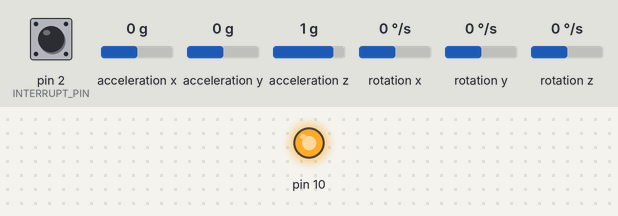
Recording of a sketch running on a simulated Arduino Uno, built with avr-gcc and run on an emulated ATmega328P. On the bench: output pins drawn as LEDs (lit = HIGH). The test bench sets the inputs (shaded band); at power-on: pin 2 (INTERRUPT_PIN) LOW, acceleration x 0 g, acceleration y 0 g, acceleration z 1 g, rotation x 0 °/s, rotation y 0 °/s, rotation z 0 °/s. The sensor or clock chip raises its interrupt line as the real part does; what the sketch prints to the serial monitor is not drawn.

Above: at 0.1 s.
At 0.6 s:
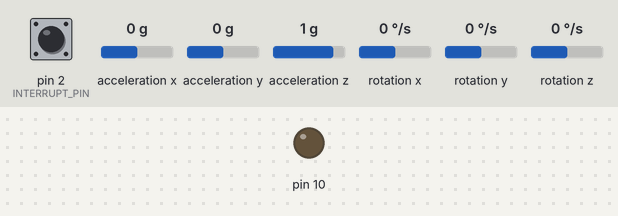
Timing chart, 0 to 2.1 s (numbered marks = the images above):
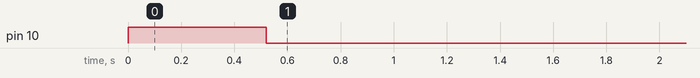

The sketch:

new_dmp_spi_v1.1.ino
```cpp
// uncomment "OUTPUT_READABLE_EULER" if you want to see Euler angles
// (in degrees) calculated from the quaternions coming from the FIFO.
// Note that Euler angles suffer from gimbal lock (for more info, see
// http://en.wikipedia.org/wiki/Gimbal_lock)
//#define OUTPUT_READABLE_EULER

// uncomment "OUTPUT_READABLE_YAWPITCHROLL" if you want to see the yaw/
// pitch/roll angles (in degrees) calculated from the quaternions coming
// from the FIFO. Note this also requires gravity vector calculations.
// Also note that yaw/pitch/roll angles suffer from gimbal lock (for
// more info, see: http://en.wikipedia.org/wiki/Gimbal_lock)
#define OUTPUT_READABLE_YAWPITCHROLL

// uncomment "OUTPUT_READABLE_REALACCEL" if you want to see acceleration
// components with gravity removed. This acceleration reference frame is
// not compensated for orientation, so +X is always +X according to the
// sensor, just without the effects of gravity. If you want acceleration
// compensated for orientation, us OUTPUT_READABLE_WORLDACCEL instead.
//#define OUTPUT_READABLE_REALACCEL

#include <SPI.h>
#include <Wire.h>
//#include <math.h>
#include "I2Cdev.h"
#include "MPU6050_6Axis_MotionApps20.h"
#if I2CDEV_IMPLEMENTATION == I2CDEV_ARDUINO_WIRE
#include "Wire.h"
#endif
MPU6050 mpu;
#define INTERRUPT_PIN 2  // use pin 2 on Arduino Uno & most boards

// MPU control/status vars
bool dmpReady = false;  // set true if DMP init was successful
uint8_t mpuIntStatus;   // holds actual interrupt status byte from MPU
uint8_t devStatus;      // return status after each device operation (0 = success, !0 = error)
uint16_t packetSize;    // expected DMP packet size (default is 42 bytes)
uint16_t fifoCount;     // count of all bytes currently in FIFO
uint8_t fifoBuffer[64]; // FIFO storage buffer

// orientation/motion vars
Quaternion q;           // [w, x, y, z]         quaternion container
VectorInt16 aa;         // [x, y, z]            accel sensor measurements
VectorInt16 aaReal;     // [x, y, z]            gravity-free accel sensor measurements
VectorInt16 aaWorld;    // [x, y, z]            world-frame accel sensor measurements
VectorFloat gravity;    // [x, y, z]            gravity vector
float euler[3];         // [psi, theta, phi]    Euler angle container
float ypr[3];           // [yaw, pitch, roll]   yaw/pitch/roll container and gravity vector
float y;
int flag_setpoint = 0;
int x;

// packet structure for InvenSense teapot demo
//uint8_t teapotPacket[14] = { '$', 0x02, 0,0, 0,0, 0,0, 0,0, 0x00, 0x00, '\r', '\n' };


// ================================================================
// ===               INTERRUPT DETECTION ROUTINE                ===
// ================================================================

volatile bool mpuInterrupt = false;     // indicates whether MPU interrupt pin has gone high
void dmpDataReady() {
  mpuInterrupt = true;
}


// ================================================================
// ===                      INITIAL SETUP                       ===
// ================================================================

void setup() {

  // join I2C bus (I2Cdev library doesn't do this automatically)
#if I2CDEV_IMPLEMENTATION == I2CDEV_ARDUINO_WIRE
  Wire.begin();
  x = millis();
  Wire.setClock(400000); // 400kHz I2C clock. Comment this line if having compilation difficulties
#elif I2CDEV_IMPLEMENTATION == I2CDEV_BUILTIN_FASTWIRE
  Fastwire::setup(400, true);
#endif

  // initialize serial communication
  // (115200 chosen because it is required for Teapot Demo output, but it's
  // really up to you depending on your project)
  Serial.begin(115200);
  digitalWrite(SS, HIGH);
  SPI.begin ();
  SPI.setClockDivider(SPI_CLOCK_DIV8);
  while (!Serial); // wait for Leonardo enumeration, others continue immediately

  // NOTE: 8MHz or slower host processors, like the Teensy @ 3.3V or Arduino
  // Pro Mini running at 3.3V, cannot handle this baud rate reliably due to
  // the baud timing being too misaligned with processor ticks. You must use
  // 38400 or slower in these cases, or use some kind of external separate
  // crystal solution for the UART timer.

  // initialize device
  Serial.println(F("Initializing I2C devices..."));
  mpu.initialize();
  pinMode(INTERRUPT_PIN, INPUT);

  // verify connection
  Serial.println(F("Testing device connections..."));
  Serial.println(mpu.testConnection() ? F("MPU6050 connection successful") : F("MPU6050 connection failed"));


  // load and configure the DMP
  Serial.println(F("Initializing DMP..."));
  devStatus = mpu.dmpInitialize();

  // supply your own gyro offsets here, scaled for min sensitivity
  mpu.setXGyroOffset(220);
  mpu.setYGyroOffset(76);
  mpu.setZGyroOffset(-85);
  mpu.setZAccelOffset(1788); // 1688 factory default for my test chip

  // make sure it worked (returns 0 if so)
  if (devStatus == 0) {
    // turn on the DMP, now that it's ready
    Serial.println(F("Enabling DMP..."));
    mpu.setDMPEnabled(true);

    // enable Arduino interrupt detection
    Serial.print(F("Enabling interrupt detection (Arduino external interrupt "));
    Serial.print(digitalPinToInterrupt(INTERRUPT_PIN));
    Serial.println(F(")..."));
    attachInterrupt(digitalPinToInterrupt(INTERRUPT_PIN), dmpDataReady, RISING);
    mpuIntStatus = mpu.getIntStatus();

    // set our DMP Ready flag so the main loop() function knows it's okay to use it
    Serial.println(F("DMP ready! Waiting for first interrupt..."));
    dmpReady = true;

    // get expected DMP packet size for later comparison
    packetSize = mpu.dmpGetFIFOPacketSize();
  } else {
    // ERROR!
    // 1 = initial memory load failed
    // 2 = DMP configuration updates failed
    // (if it's going to break, usually the code will be 1)
    Serial.print(F("DMP Initialization failed (code "));
    Serial.print(devStatus);
    Serial.println(F(")"));
  }

  // configure LED for output

}


// ================================================================
// ===                    MAIN PROGRAM LOOP                     ===
// ================================================================

void loop() {

  // if programming failed, don't try to do anything
  if (!dmpReady) return;

  // wait for MPU interrupt or extra packet(s) available
  while (!mpuInterrupt && fifoCount < packetSize) {
    if (mpuInterrupt && fifoCount < packetSize) {
      // try to get out of the infinite loop
      fifoCount = mpu.getFIFOCount();
    }

  }

  // reset interrupt flag and get INT_STATUS byte
  mpuInterrupt = false;
  mpuIntStatus = mpu.getIntStatus();

  // get current FIFO count
  fifoCount = mpu.getFIFOCount();

  // check for overflow (this should never happen unless our code is too inefficient)
  if ((mpuIntStatus & _BV(MPU6050_INTERRUPT_FIFO_OFLOW_BIT)) || fifoCount >= 1024) {
    // reset so we can continue cleanly
    mpu.resetFIFO();
    fifoCount = mpu.getFIFOCount();
    Serial.println(F("FIFO overflow!"));

    // otherwise, check for DMP data ready interrupt (this should happen frequently)
  } else if (mpuIntStatus & _BV(MPU6050_INTERRUPT_DMP_INT_BIT)) {
    // wait for correct available data length, should be a VERY short wait
    while (fifoCount < packetSize) fifoCount = mpu.getFIFOCount();

    // read a packet from FIFO
    mpu.getFIFOBytes(fifoBuffer, packetSize);

    // track FIFO count here in case there is > 1 packet available
    // (this lets us immediately read more without waiting for an interrupt)
    fifoCount -= packetSize;


#ifdef OUTPUT_READABLE_EULER
    // display Euler angles in degrees
    mpu.dmpGetQuaternion(&q, fifoBuffer);
    mpu.dmpGetEuler(euler, &q);
    Serial.print("euler\t");
    Serial.print(euler[0] * 180 / M_PI);
    Serial.print("\t");
    Serial.print(euler[1] * 180 / M_PI);
    Serial.print("\t");
    Serial.println(euler[2] * 180 / M_PI);
#endif

#ifdef OUTPUT_READABLE_YAWPITCHROLL
    // display Euler angles in degrees
    digitalWrite(SS, LOW);
    mpu.dmpGetQuaternion(&q, fifoBuffer);
    mpu.dmpGetGravity(&gravity, &q);
    mpu.dmpGetYawPitchRoll(ypr, &q, &gravity);
    // Serial.print("ypr\t");
    y = ypr[0] * 180 / M_PI;
    Serial.println(int(y));
    if (y > -180 && y < 0)
    {
      y = y + 360;
    }
    if (x > 5000 && flag_setpoint == 0)
    {
      SPI.transfer(int(y) % 10);
      digitalWrite(SS, HIGH);
      digitalWrite(SS, LOW);

      SPI.transfer(y / 10);

      digitalWrite(SS, HIGH);
      flag_setpoint = 1;
    }
    if (flag_setpoint == 1)
    {
      SPI.transfer(int(y) % 10);
      digitalWrite(SS, HIGH);
      digitalWrite(SS, LOW);

      SPI.transfer(y / 10);

      digitalWrite(SS, HIGH);
    }
    delay (20);
#endif


  }
}
```

Measured:
- by itself, pin 10: HIGH → LOW at 0.52 s
